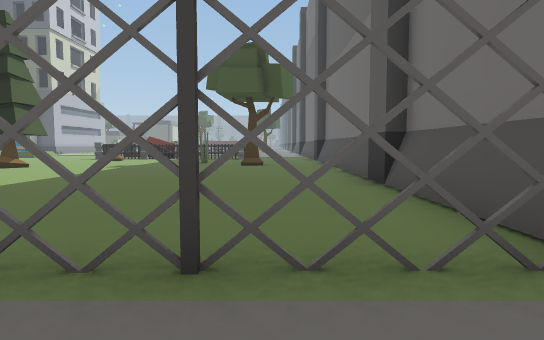
View 1 (above)

24 first-person views from a walk through a 3-D level made in the Unity game engine. The camera is 1.4 m above the floor, tilts 4° down and sees 75° across. The floor is counted in squares, 2 m on a side. Each view is taken from the middle of a square. On the plan, view 1 faces up. The plan holds only what a view shows up to about 11 squares ahead; the rest is blank. The place goes on beyond the plan. The player character is not drawn. Some animated figures are not drawn.

View 2
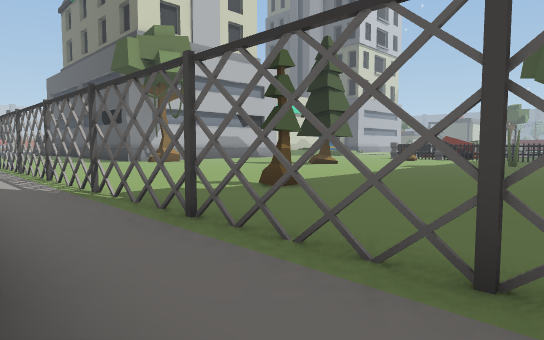

View 3
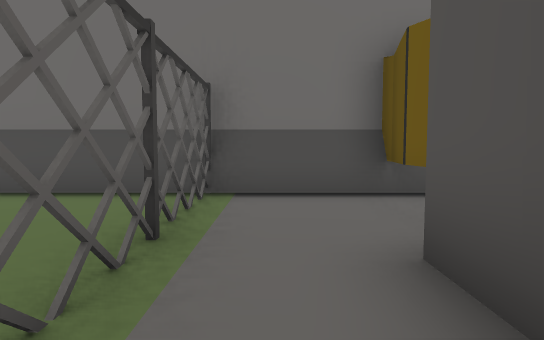

View 4
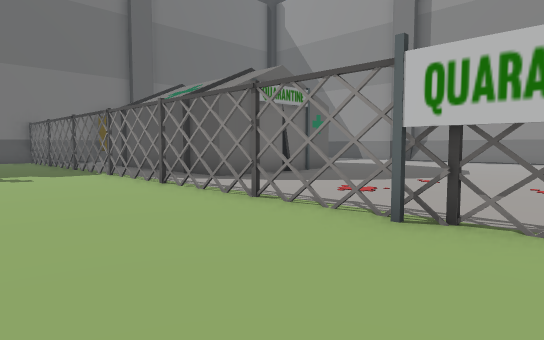

View 5
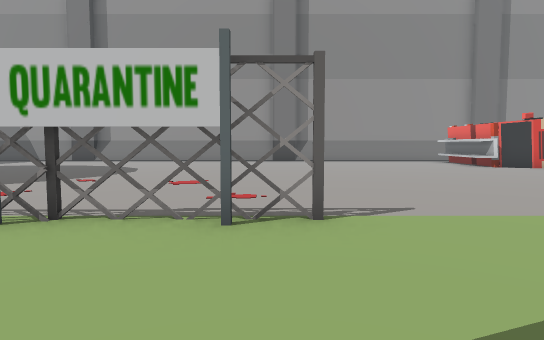

View 6
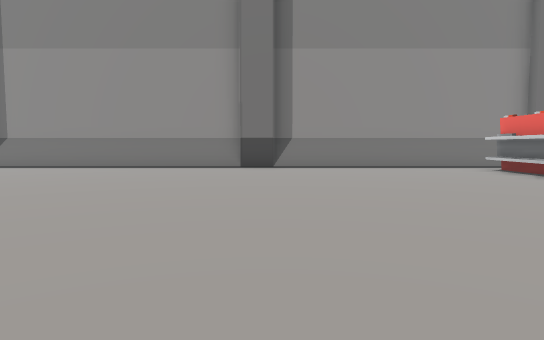

View 7
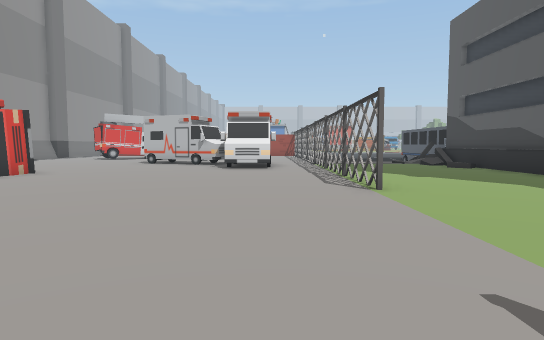

View 8
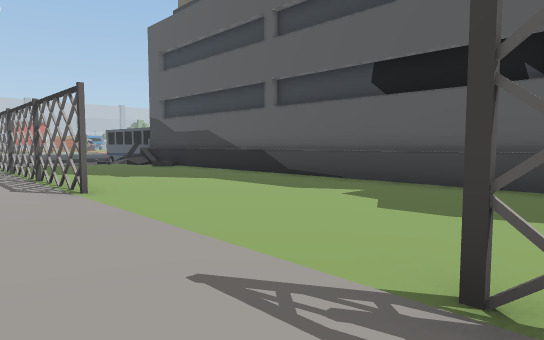

View 9
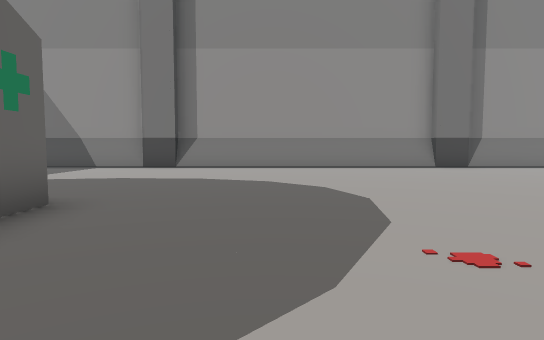

View 10
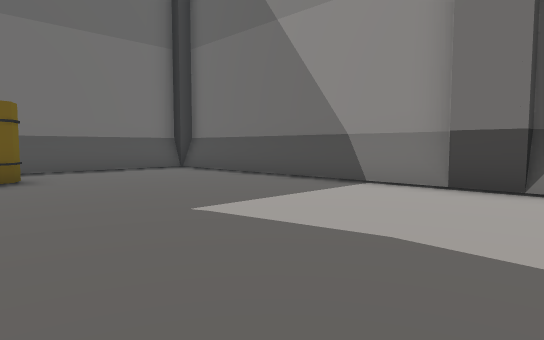

View 11
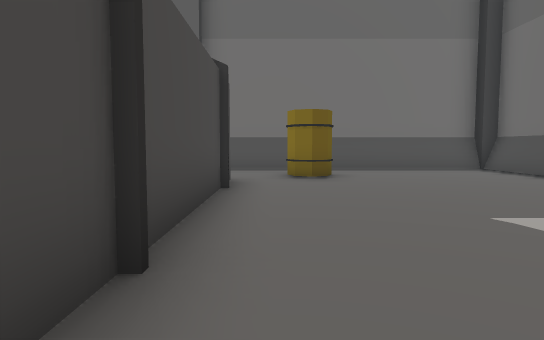

View 12
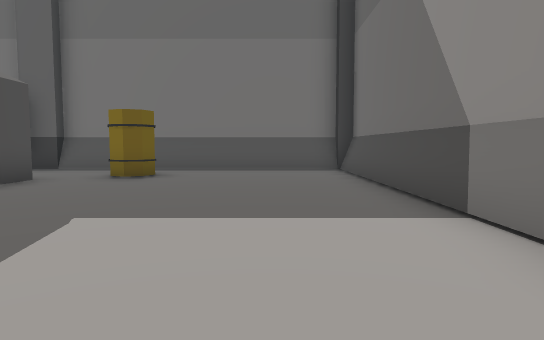

View 13
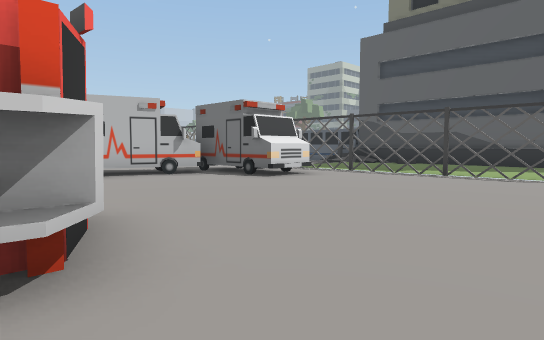

View 14
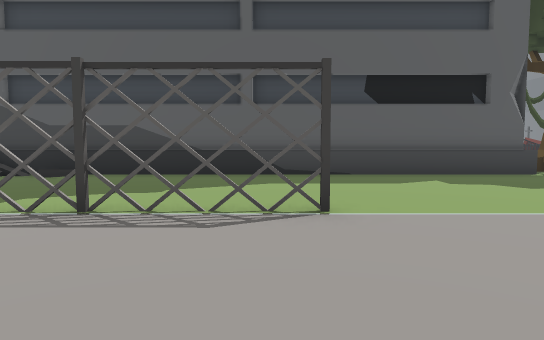

View 15
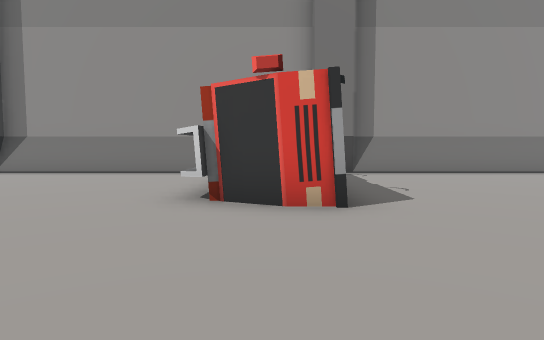

View 16
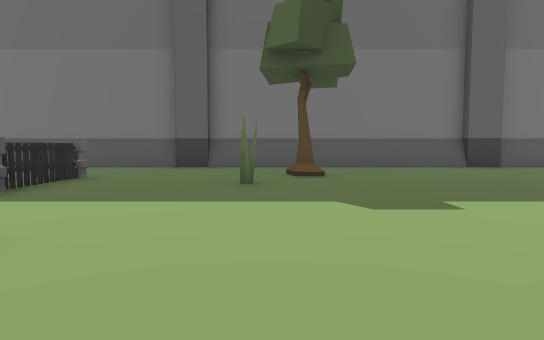

View 17
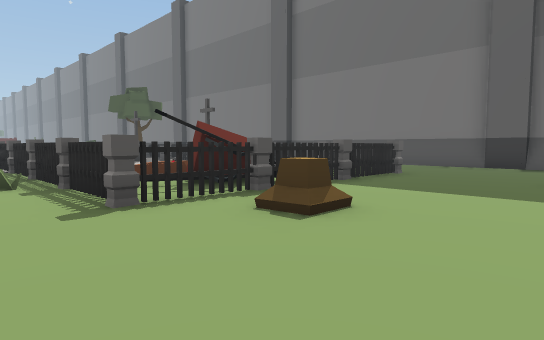

View 18
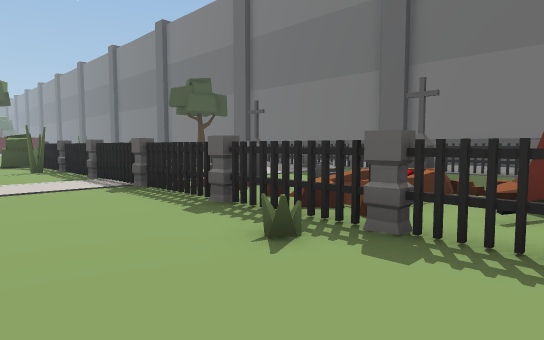

View 19
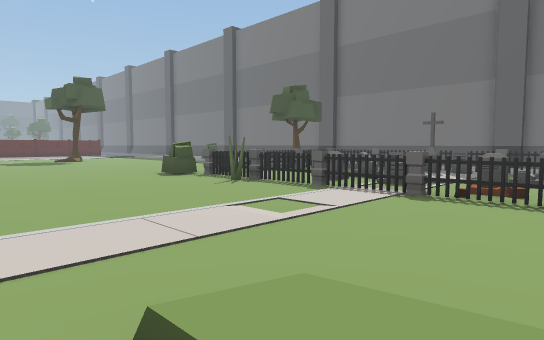

View 20
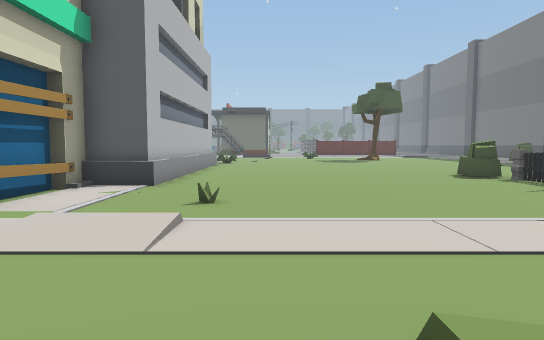

View 21
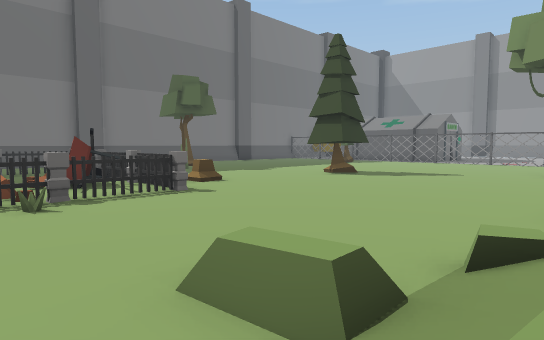

View 22
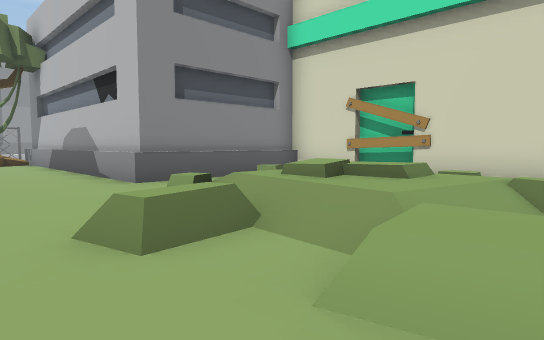

View 23
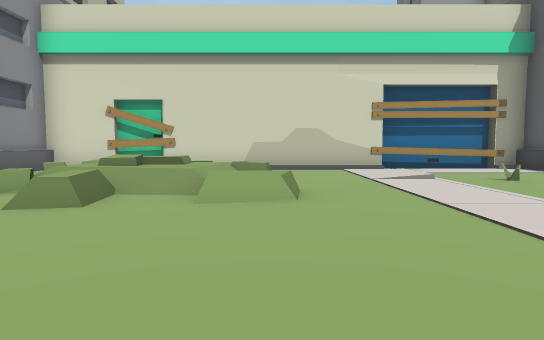

View 24
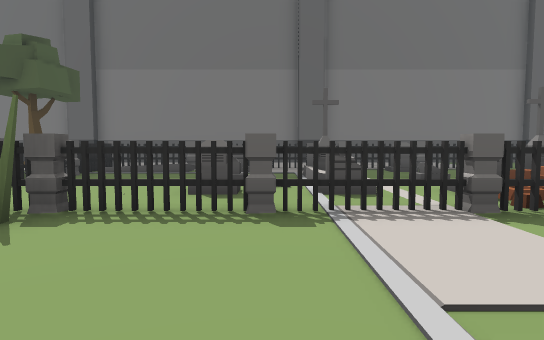

### Floor plan
Key: @ floor where view 1 was taken; # wall or solid block; x gap in a wall; . main floor; : floor 0.25 m higher than the main floor; + floor 0.5 m higher than the main floor; * floor 0.75 m higher than the main floor; % floor 1 m higher than the main floor; / step, stairs or slope; = window, fence, low wall or low ledge; T pine tree; R tree; S sign; U truck; H thing the floor can be seen under or through; P plant; M tombstone; A stump; O other object.
Columns run from 27 left of view 1 to 2 right of it. Each row starts with its distance up from view 1.
 33               ..
 32          #........P.
 31          #........P. O O O
 30        ###.........O....:O
 29        #..........PO....+O
 28        #...........O.....O
 27        #...P.......OM.M.OO
 26        #...........O.....O
 25        #//:/.......OM+M+OO
 24        #/..........O.....O
 23        #/..........OM..MMM
 22        #/ =/.=.....O....MM
 21        #/ ///=.....O+OO..O...
 20        #/ /%*//...POOOO..O...#
 19        #/  /*==....O.OO..O ..#
 18        #  ////.....O.OO  O ..#
 17        #. =........OOOOOOO...#
 16        #.....................#
 15        ######.......A........#
 14             #................#
 13             #...........P....#
 12             #.............R..#
 11             #..... T.........#
 10             #....  ..........#
  9             #...    .........#
  8             #       .........#
  7 #############R    ...........#
  6 //...........    ............#
  5  ............................#
  4 .......................T.....#
  3 .............................#
  2 #.HHxHH.....S#x#xx#x##x####x##
  1 ##...........................#
  0  O..................#######@.#
 -1 #O..................#       ##
 -2 O...................#        #
 -3 ....................#       .#
 -4 ....................#######..#
 -5 .............................#
 -6  ...#......................O.#
 -7 .... U.......................#
 -8 .... U.......................#
 -9 ...  U.......................#
-10 ...  U.......................#
-11 ##############################

Positions as (right, up) in squares from view 1, and headings:
1: (0, 0), facing up
2: (0, 0), facing up-left
3: (-3, 1), facing right
4: (-14, 5), facing down-right
5: (-15, 5), facing down
6: (-16, 0), facing down
7: (-15, 0), facing left
8: (-15, 0), facing up-left
9: (-10, 0), facing down
10: (-8, -5), facing down-right
11: (-8, -5), facing right
12: (-8, -9), facing right
13: (-20, -7), facing up-left
14: (-21, -2), facing up
15: (-23, -2), facing down
16: (-9, 13), facing right
17: (-10, 13), facing up-right
18: (-11, 18), facing up-right
19: (-15, 21), facing up-right
20: (-15, 21), facing up
21: (-15, 21), facing down-right
22: (-12, 22), facing down-left
23: (-9, 22), facing left
24: (-12, 26), facing right
